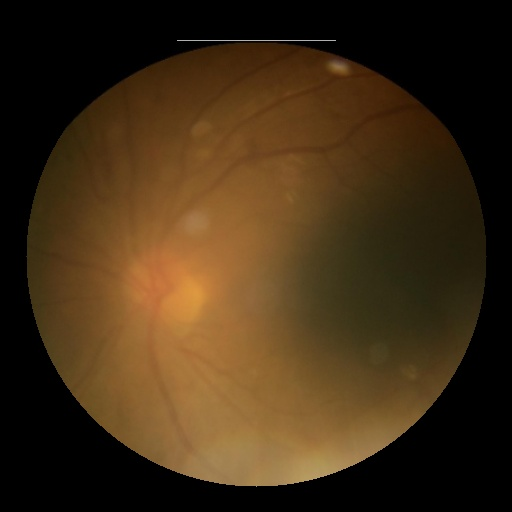
#> input picture data/splits/test/cataract/1083_left.jpg, 512 x 512 px; its folder holds only this picture in this run
$ python test_rastgele_tahmin.py   (older library calls are emulated)
#> lines starting #> are read from the running program, lines starting #| are printed output that depends on the picture; after the words box and inside, x2 and y2 are one past the last pixel; in counts of white or black regions, pixels touching at a corner belong together
### src/k3_oznitelik.py
"""
RETINA-AI - Klasik Model ve Oznitelik Cikarimi (Kisi 3: Oznitelik Muhendisligi ve SVM)
--------------------------------------------------------------------------------------
Bu modul, goz dibi (fundus) goruntulerinden klasik makine ogrenmesi (SVM / Random Forest) icin
tibbi ve morfolojik oznitelikler cikarir ve egitilmis model uzerinden sinif olasiliklarini tahmin eder.

Fonksiyonlar:
    1. oznitelik_cikar(goruntu, bgr_mi): 512x512 RGB numpy dizisinden kalite, damar ve lezyon oznitelikleri cikarir.
    2. k3_tahmin_et(goruntu, model_path, bgr_mi): Oznitelikleri SVM modeline vererek 4 sinifli olasilik sozluk formatinda tahmin dondurur.
"""

from pathlib import Path
from typing import Dict, Union, Optional
import os
import cv2
import numpy as np

# Sinif sirasi ve standart etiketler
SINIFLAR = ["normal", "diabetic_retinopathy", "glaucoma", "cataract"]


def oznitelik_cikar(
    goruntu: Union[np.ndarray, str, Path],
    bgr_mi: bool = False
) -> Dict[str, Union[float, int]]:
    """
    512x512 RGB formatindaki retina fundus goruntusunden medikal oznitelikler cikarir.

    Cikarilan Oznitelikler:
        - Netlik/Kalite:
            * laplacian_varyansi: Laplacian varyansi (katarakt gibi bulanik durumlarda belirgin duser)
            * ortalama_kontrast: Retina dokusunun RMS kontrast / standart sapma degeri
            * damar_orani: Yesil kanalda morfolojik olarak filtrelenen damar alaninin toplam retina alanina orani
        - Diyabetik Retinopati Lezyonlari:
            * sari_lezyon_alani: HSV renk uzayinda sari lezyon / sert eksuda (hard exudates) toplam piksel alani
            * sari_lezyon_sayisi: Tespit edilen sari eksuda / lezyon odaklarinin sayisi
            * kanama_alani: Yesil kanalda koyu gorunen kirmizi kanama / mikroanevrizma lezyonlarinin alani
            * kanama_sayisi: Tespit edilen kanama odaklarinin sayisi

    Parametreler:
        goruntu (np.ndarray | str | Path): 512x512 goruntu matrisi veya dosya yolu.
        bgr_mi (bool): Goruntu OpenCV'nin varsayilan BGR formatinda geliyorsa True verilir (otomatik RGB'ye cevrilir).

    Dondurur:
        dict: Tum degerlerin standart Python float/int turunde oldugu sozluk:
            {
                "laplacian_varyansi": float,
                "ortalama_kontrast": float,
                "damar_orani": float,
                "sari_lezyon_alani": float,
                "sari_lezyon_sayisi": int,
                "kanama_alani": float,
                "kanama_sayisi": int
            }
    """
#> called with bgr_mi = False
    if goruntu is None:
        raise ValueError("Girdi goruntusu None olamaz.")

    # 1. Dosya Yolu veya Matris Okuma / BGR -> RGB Donusumu
    if isinstance(goruntu, (str, Path)):
        dosya_yolu = Path(goruntu)
        if not dosya_yolu.exists():
            raise FileNotFoundError(f"Gorsel bulunamadi: {dosya_yolu}")
        bgr = cv2.imread(str(dosya_yolu))
#> bgr is the input picture: shape (512, 512, 3); mean B, G, R 21.3, 45.4, 64.9
        if bgr is None:
            raise ValueError(f"Gorsel okunamadi: {dosya_yolu}")
        gorsel = cv2.cvtColor(bgr, cv2.COLOR_BGR2RGB)
    elif isinstance(goruntu, np.ndarray):
        gorsel = goruntu.copy()
        if bgr_mi and gorsel.ndim == 3 and gorsel.shape[2] >= 3:
            gorsel = cv2.cvtColor(gorsel, cv2.COLOR_BGR2RGB)
    else:
        raise TypeError("Girdi np.ndarray, str veya Path olmalidir.")

    # 2. Boyut ve Renk Kanali Dogrulama
    if gorsel.ndim == 2:
        gorsel = cv2.cvtColor(gorsel, cv2.COLOR_GRAY2RGB)
    elif gorsel.shape[2] == 4:
        gorsel = cv2.cvtColor(gorsel, cv2.COLOR_RGBA2RGB)

    # 512x512 boyutlandirma
    if gorsel.shape[:2] != (512, 512):
        gorsel = cv2.resize(gorsel, (512, 512), interpolation=cv2.INTER_AREA)

    # [0.0, 1.0] float ise [0, 255] uint8 donusumu
    if np.issubdtype(gorsel.dtype, np.floating):
        if gorsel.max() <= 1.0:
            gorsel_uint8 = np.clip(gorsel * 255.0, 0, 255).astype(np.uint8)
        else:
            gorsel_uint8 = np.clip(gorsel, 0, 255).astype(np.uint8)
    else:
        gorsel_uint8 = gorsel.astype(np.uint8)

    # Gri tonlama ve retina kuresi (fundus FOV) izolasyonu
    gri = cv2.cvtColor(gorsel_uint8, cv2.COLOR_RGB2GRAY)
    fundus_maske = (gri > 15) & (gorsel_uint8[:, :, 0] > 15)
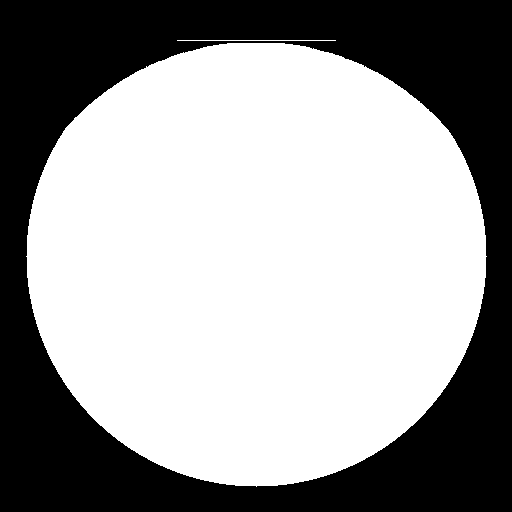
#> fundus_maske: shape (512, 512) bool; 61.7% white; 1 black region, box (x1, y1, x2, y2) and area: (0, 0, 512, 512) 100326
    if not np.any(fundus_maske):
        fundus_maske = np.ones_like(gri, dtype=bool)

    # Kenar gecislerindeki sahte lezyonlari engellemek icin fundus maskesini hafif erode et
    kernel_erode = cv2.getStructuringElement(cv2.MORPH_ELLIPSE, (11, 11))
    fundus_ic_maske = cv2.erode(fundus_maske.astype(np.uint8), kernel_erode)
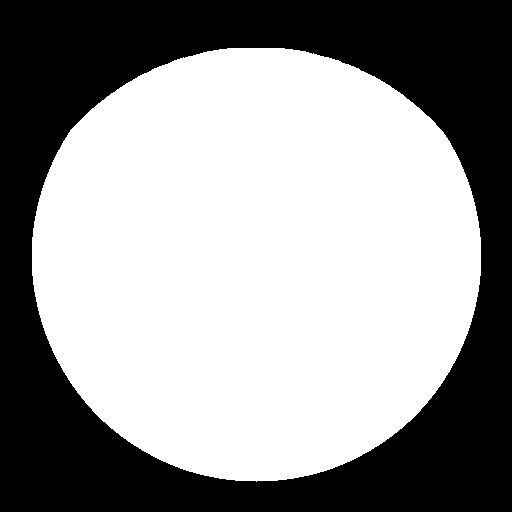
#> fundus_ic_maske: shape (512, 512); values 0 (black) and 1 (white), 58.9% white; 1 black region, box (x1, y1, x2, y2) and area: (0, 0, 512, 512) 107662

    # ============================================================
    # 1. NETLIK / KALITE OZNITELIKLERI (Katarakt analizi icin)
    # ============================================================
    # Laplacian filtresi: Kataraktli gozlerde lens opasitesi sebebiyle kenar keskinligi ve varyans belirgin duser.
    laplacian = cv2.Laplacian(gri, cv2.CV_64F)
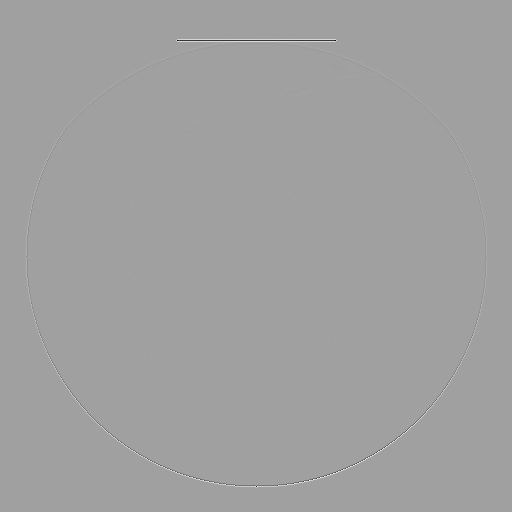
#> laplacian: shape (512, 512) float64; min -528, max 310, mean 0; drawn with min black and max white
    laplacian_varyansi = float(laplacian.var())
#> laplacian_varyansi = 223.4

    # Ortalama kontrast (Retina dokusu icindeki RMS kontrast / standart sapma)
    retina_pikselleri = gri[fundus_maske]
    ortalama_kontrast = float(np.std(retina_pikselleri)) if len(retina_pikselleri) > 0 else float(np.std(gri))
#> ortalama_kontrast = 32.4

    # ============================================================
    # 2. GORUNUR DAMAR ORANI (Yesil kanalda damar yogunlugu)
    # ============================================================
    # Yesil kanalda hemoglobin emilimi nedeniyle damarlar en belirgin kontrasta sahiptir.
    g_kanal = gorsel_uint8[:, :, 1]
    clahe = cv2.createCLAHE(clipLimit=2.0, tileGridSize=(8, 8))
    g_clahe = clahe.apply(g_kanal)
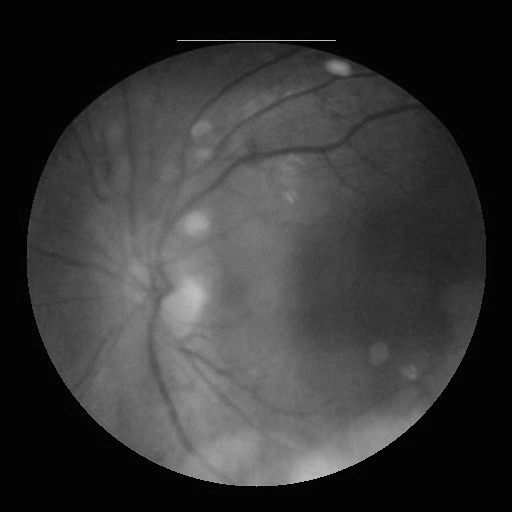
#> g_clahe: shape (512, 512); min 2, max 193, mean 55.2

    kernel_damar = cv2.getStructuringElement(cv2.MORPH_ELLIPSE, (15, 15))
    damar_blackhat = cv2.morphologyEx(g_clahe, cv2.MORPH_BLACKHAT, kernel_damar)
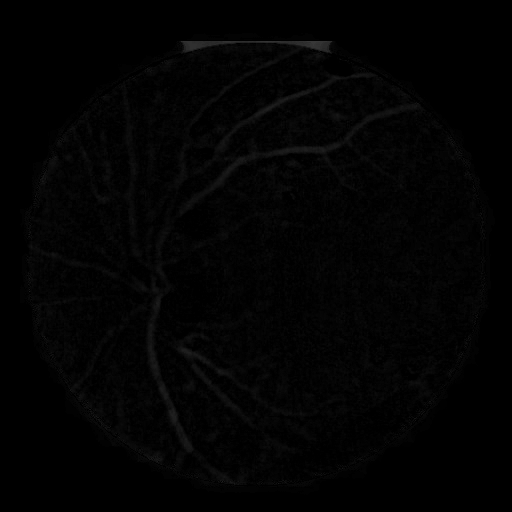
#> damar_blackhat: shape (512, 512); min 0, max 56, mean 2.6
    _, damar_maske = cv2.threshold(damar_blackhat, 0, 255, cv2.THRESH_BINARY + cv2.THRESH_OTSU)
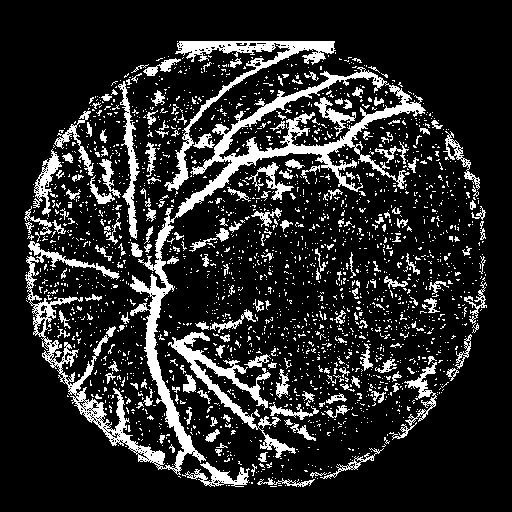
#> damar_maske: shape (512, 512); 15.9% white; 2300 white regions (2097 under 20 px), largest, box (x1, y1, x2, y2) and area: (25, 67, 426, 475) 12350, (164, 41, 336, 191) 3023, (168, 332, 296, 458) 2419

    # Sadece retina kuresi icini maskele
    damar_retina = cv2.bitwise_and(damar_maske, damar_maske, mask=fundus_ic_maske)
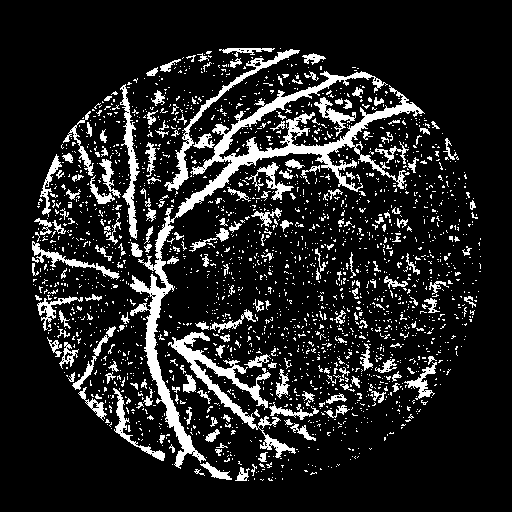
#> damar_retina: shape (512, 512); 13.7% white; 2255 white regions (2051 under 20 px), largest, box (x1, y1, x2, y2) and area: (130, 71, 425, 469) 8794, (168, 332, 296, 458) 2419, (164, 49, 300, 191) 1269

    # Retina alani ve damar piksel sayisi
    retina_piksel_alani = float(np.count_nonzero(fundus_maske))
#> retina_piksel_alani = 161818
    damar_piksel_alani = float(np.count_nonzero(damar_retina))
#> damar_piksel_alani = 35911
#> (the rest of the program and of its run is left out)
